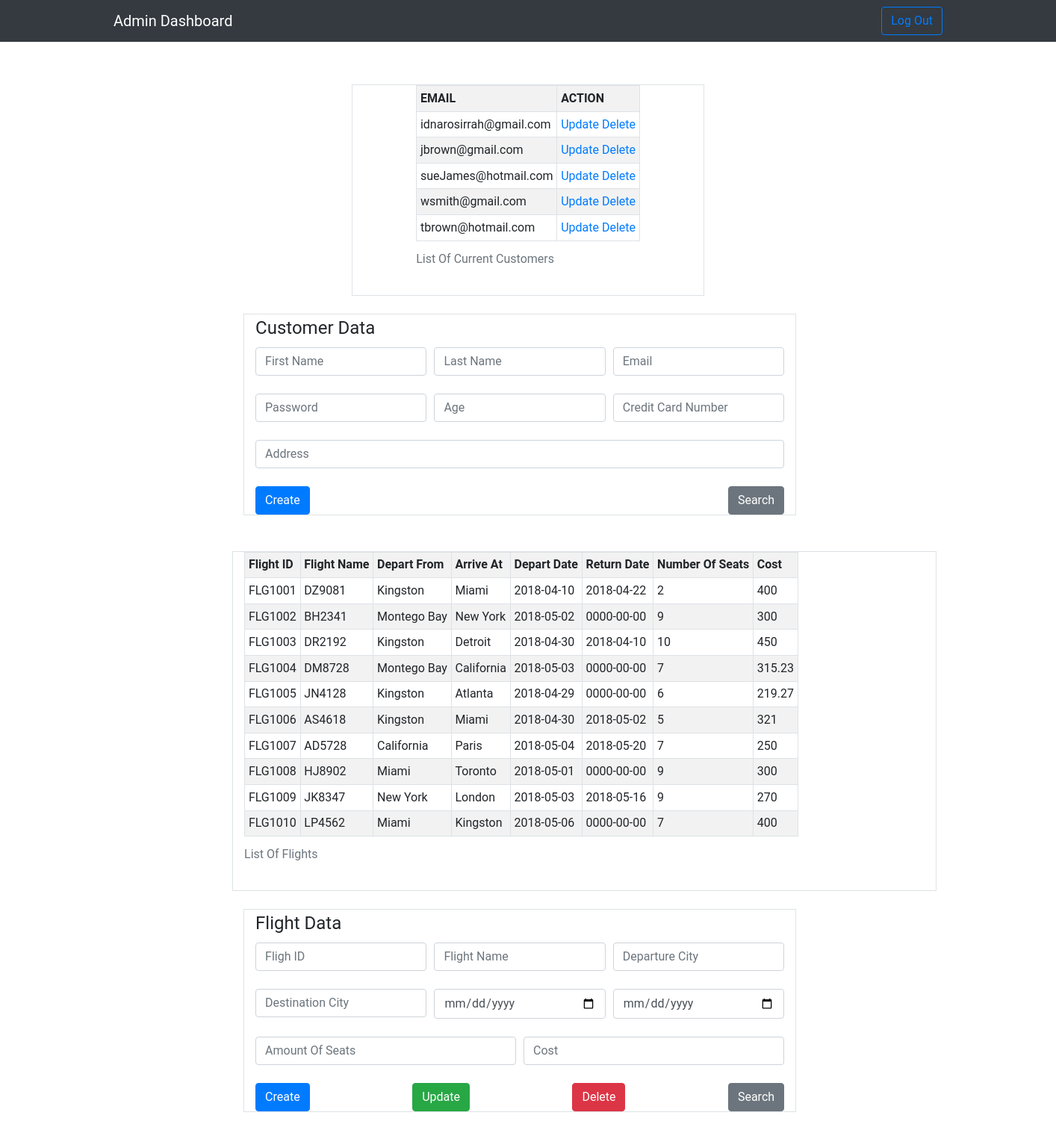
The app's page /adminDashboard.php with its own data.
### tables this page shows
CREATE TABLE `customer` (
  `userName` varchar(50) NOT NULL,
  `firstName` varchar(50) NOT NULL,
  `lastName` varchar(50) NOT NULL,
  `age` int(11) NOT NULL,
  `mailAddress` varchar(100) NOT NULL,
  `credit_card_Num` varchar(150) NOT NULL,
  `password` varchar(150) NOT NULL
);

### adminDashboard.php (the view, shortened to what this page needs)
<?php
    $email = "";
    $fname = "";
    $lname = "";
    $age = "";
    $flightid = "";
    $flightName = "";
    $depatureCity = "";
    $destinationCity = "";
    $flightCost = "";
?>
<!DOCTYPE html>
<html>
<head>
    <link rel="stylesheet" type="text/css" media="screen" href="assets/style.css" />
    <link rel="stylesheet" href="https://maxcdn.bootstrapcdn.com/bootstrap/4.0.0/css/bootstrap.min.css">
    <link rel="stylesheet" type="text/css" href="assets/style.css">
</head>
<body>
<nav class="navbar navbar-expand-lg navbar-dark bg-dark fixed-top" role="navigation">
	    <div class="container">
	        <a class="navbar-brand" href="#">Admin Dashboard</a>
	        <div class="collapse navbar-collapse" id="exCollapsingNavbar">
	            <ul class="nav navbar-nav flex-row justify-content-between ml-auto">
	                <li class="nav-item">
	                    <button type="button" class="btn btn-outline-primary">Log Out</button>
	                </li>
	            </ul>
	        </div>
	    </div>
	</nav>
    <div class="main-container" style="padding-top: 8%">
<?php
echo "<div class='container border col-4'>";
echo "<form method = 'POST' action = 'adminDashboard.php'>";
echo "<table class='table-sm table-bordered table-striped' table align = 'center'>";
echo "<caption>List Of Current Customers</caption>";
echo "<tr><th>EMAIL</th><th>ACTION</th></tr>";
 $servername = "localhost";
 $username = "root";
 $password = "";
 $dbname = "airlines_db";
 $conn = new mysqli($servername, $username, $password, $dbname);
 $sql = "SELECT username,firstName,lastName,age,mailAddress FROM customer ";
 $result = $conn->query($sql);
 if ($result->num_rows > 0) {
     while($row = $result->fetch_assoc()) {
         echo '<tr>
         <td>'.$row["username"].'</td>
         <td><a href = "update.php?user='.$row["username"].'">Update </a><a href = "delete.php?deluser='.$row["username"].'">Delete </a></td>
         </tr>';
     }
 }
 echo "</form></table>";
echo "<br>";
echo "</div>";
echo "<br>";
?>
        <div class="container" style="margin-left:22%;">
            <form class="col-8 border form-control-small" action="adminDashboard.php" method="POST">
                <legend>Customer Data</legend>
            <div class="form-row">
                <div class="col-4">
                    <input type="text" class="form-control" placeholder="First Name" name="firstname" value="<?php echo $fname;?>">
                </div>
                <div class="col-4">
                <input type="text" class="form-control" placeholder="Last Name" name="lastname" value="<?php echo $lname;?>">
                </div>
                <div class="col-4">
                    <input type="email" class="form-control" name="email" placeholder="Email" value="<?php echo $email;?>">
                </div>
		    </div>
            <br>
            <div class="form-row row">
                <div class="col-4">
                    <input type="password" class="form-control" name="password" placeholder="Password" value="<?php echo $password;?>">
                </div>
                <div class="col-4">
                    <input type="number" class="form-control" placeholder="Age" name="age" min="1" value="<?php echo $age;?>">
                </div>
                <div class="col-4">
                    <input type="text" class="form-control" placeholder="Credit Card Number" name="creditCardNumber">
                </div>
		    </div>
            <br>
		    <div class="form-row">
                <div class="col">
                    <input type="text" class="form-control" placeholder="Address" name="address" >
                </div>
		    </div>
            <br>
            <div class="d-flex justify-content-between">
            <button type="submit" class="btn btn-primary" name="insert">Create</button>
            <button type="submit" class="btn btn-secondary" name="Search">Search</button>
		    </div>
            </form>
        </div>
        <div>
        <br><br>
<?php
echo "<div class='container border col-8' style='margin-left: 22%;'>";
echo "<table class='table-sm table-bordered table-striped'>";
echo "<caption>List Of Flights</caption>";
echo "<tr><th>Flight ID</th><th>Flight Name</th><th>Depart From</th><th>Arrive At</th><th>Depart Date</th><th>Return Date</th><th>Number Of Seats</th><th>Cost</th></tr>";
   class TableRows2 extends RecursiveIteratorIterator {
    function current() {
        return "<td>" . parent::current(). "</td>";
    }
    function beginChildren() {
        echo "<tr>";
    }
    function endChildren() {
        echo "</tr>" . "\n";
    }
}
    $servername = "localhost";
    $dbUsername = "root";
    $dbPassword = "";
	$dbName = "airlines_db";
try {
	$conn = new PDO("mysql:host=$servername;dbname=$dbName",$dbUsername,$dbPassword);
    $conn->setAttribute(PDO::ATTR_ERRMODE, PDO::ERRMODE_EXCEPTION);
    $stmt = $conn->prepare("SELECT flight.flightID, flight.flightName, flight.depatureCity, flight.destinationCity, flight.depatureDate, flight.returnDate, flight.AmountOfSeats, flight_cost.cost FROM flight INNER JOIN flight_cost ON flight.flightID = flight_cost.flightID");
    $stmt->execute();
    foreach(new TableRows2(new RecursiveArrayIterator($stmt->fetchAll())) as $k=>$v) {
        echo $v;
    }
}
catch(PDOException $e) {
    echo "Error: " . $e->getMessage();
}
echo "</table>";
echo "<br>";
echo "</div>";
echo "<br>";
?>
            <div class="container" style="margin-left:22%;">
            <form class="col-8 border form-control-small" action="adminDashboard.php" method="GET">
                <legend>Flight Data</legend>
            <div class="form-row">
                <div class="col-4">
                    <input type="text" class="form-control" placeholder="Fligh ID" name="flightID" value="<?php echo $flightid;?>">
                </div>
                <div class="col-4">
                <input type="text" class="form-control" placeholder="Flight Name" name="flightName" value="<?php echo $flightName;?>">
                </div>
                <div class="col-4">
                    <input type="text" class="form-control" name="depatureCity" placeholder="Departure City" value="<?php echo $depatureCity;?>">
                </div>
		    </div>
            <br>
            <div class="form-row row">
                <div class="col-4">
                    <input type="text" class="form-control" name="destinationCity" placeholder="Destination City" value="<?php echo $destinationCity;?>">
                </div>
                <div class="col-4">
                    <input type="date" class="form-control" placeholder="Departure Date" name="depatureDate" min="1" value="<?php echo $depatureDate;?>">
                </div>
                <div class="col-4">
                    <input type="date" class="form-control" placeholder="Return Date" name="returnDate" value="<?php echo $returnDate;?>">
                </div>
		    </div>
            <br>
		    <div class="form-row">
                <div class="col-6">
                    <input type="number" class="form-control" placeholder="Amount Of Seats" name="AmountOfSeats" value="<?php echo $AmountOfSeats;?>">
                </div>
                <div class="col-6">
                    <input type="number" class="form-control" placeholder="Cost" name="flightCost" value="<?php echo $flightCost;?>">
                </div>
		    </div>
            <br>
            <div class="d-flex justify-content-between">
            <button type="submit" class="btn btn-primary" name="insertFlight">Create</button>
            <button type="submit" class="btn btn-success" name="updateFlight">Update</button>
            <button type="submit" class="btn btn-danger" name="deleteFlight">Delete</button>
            <button type="submit" class="btn btn-secondary" name="SearchFlight">Search</button>
		    </div>
            </form>
        </div>
        <div>
        <br><br>
    </div>
</body>
</html

### assets/style.css (style rules this page uses)
body { font-family: 'Roboto', sans-serif; }
.form-row { outline-style: none; }

### records on screen
customer: userName "idnarosirrah@gmail.com"
customer: userName "jbrown@gmail.com"
customer: userName "sueJames@hotmail.com"
customer: userName "wsmith@gmail.com"
customer: userName "tbrown@hotmail.com"

### other values on screen
parent::current() "FLG1001"
parent::current() "DZ9081"
parent::current() "Kingston"
parent::current() "Miami"
parent::current() "2018-04-10"
parent::current() "2018-04-22"
parent::current() "2"
parent::current() "400"
parent::current() "FLG1002"
parent::current() "BH2341"
parent::current() "Montego Bay"
parent::current() "New York"
parent::current() "2018-05-02"
parent::current() "0000-00-00"
parent::current() "9"
